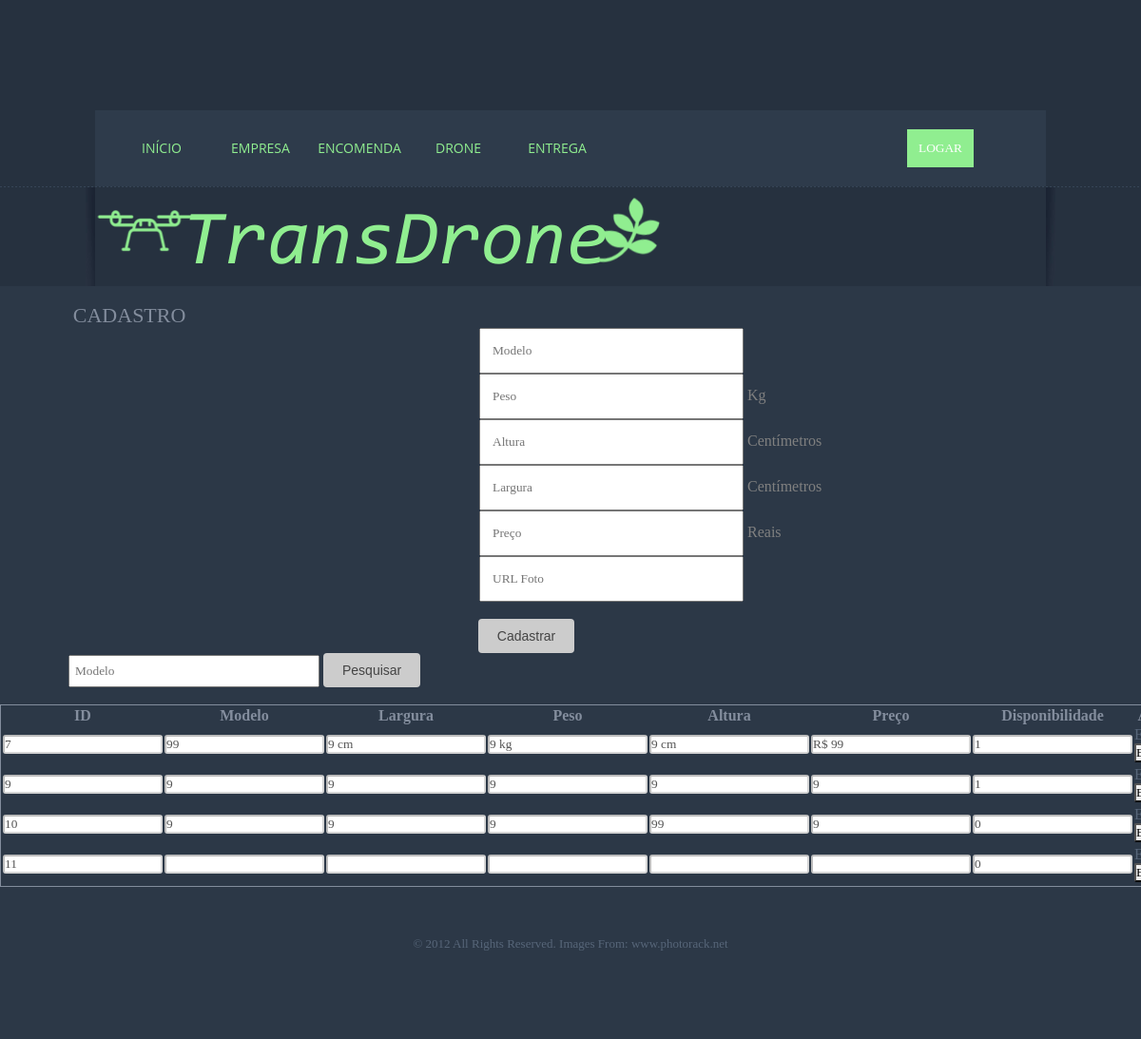
The app's page /drone/acessoadm.php with its own data.
### tables this page shows
CREATE TABLE IF NOT EXISTS `drone` (
  `idDrone` int(11) NOT NULL AUTO_INCREMENT,
  `modeloDrone` varchar(50) NOT NULL,
  `pesoDrone` varchar(10) NOT NULL,
  `alturaDrone` varchar(10) NOT NULL,
  `larguraDrone` varchar(10) NOT NULL,
  `precoDrone` varchar(10) NOT NULL,
  `disponibilidadeDrone` tinyint(1) NOT NULL,
  `fotoDrone` varchar(200) NOT NULL,
  PRIMARY KEY (`idDrone`)
);

### drone/acessoadm.php (the view, shortened to what this page needs)
<!DOCTYPE html PUBLIC "-//W3C//DTD XHTML 1.0 Transitional//EN" "http://www.w3.org/TR/xhtml1/DTD/xhtml1-transitional.dtd">
<html xmlns="http://www.w3.org/1999/xhtml">
	<head>
		<link href="../css/styles.css" rel="stylesheet" type="text/css" />
	</head>
	<body>
		<div class="menu-wrapper">
			<div class="menu">
				<ul>
					<li>
						<a href="../index.html">INÍCIO</a>
					</li>
					<li>
						<a href="../empresa/acessoadm.php">EMPRESA</a>
					</li>
					<li>
						<a href="../carga/acessoadm.php">ENCOMENDA</a>
					</li>
					<li><a href="../drone/acessoadm.php">DRONE</a></li>
					<li><a href="../destino/acessoadm.php">ENTREGA</a></li>
				</ul>
			</div>
			<div class='logar'>
				<input id='botoes' type="button" class="button" value="LOGAR" />
			</div>
		</div>
		<div class="logo-wrapper">
			<div class="leftshadow"><img src="../images/logo-wrap-left.jpg" />
			</div>
			<div class="logo">
				<img src="../images/LogoOficial.png" />
			</div>
			<div class="rightshadow"><img src="../images/logo-wrap-right.jpg" />
			</div>
		</div>
		<div class="container">
			<div class="title">
				<br>
				<h1 class="t">Cadastro</h1>
			</div>
			<form action="salva.php" method="post" enctype="multipart/form-data">
				<input class="campo2" placeholder="Modelo" onblur="validarDrone(1)" name="modeloDrone" id="modelo"/>
				<br>
				<input class="campo2" placeholder="Peso" onblur="validarDrone(2)" name= "pesoDrone" id="peso"/>
				<label><font color="gray">Kg</font></label><img src="" id="ipeso"/>
				<br>
				<input class="campo2" placeholder="Altura" onblur="validarDrone(3)" name="alturaDrone" id="altura"/>
				<label><font color="gray">Centímetros</font></label><img src="" id="ialtura"/>
				<br>
				<input class="campo2" placeholder= "Largura" onblur="validarDrone(4)" name="larguraDrone" id="largura"/>
				<label><font color="gray">Centímetros</font></label><img src="" id="ilargura"/>
				<br>
				<input class="campo2" placeholder= "Preço" onblur="validarDrone(5)" name="precoDrone" id="preco"/>
				<label><font color="gray">Reais</font></label><img src="" id="preco"/>
				<br>
				<input class="campo2" placeholder="URL Foto" name="fotoDrone"/>
				<br><br>
				<button type="submit" id='botao' class="botaolu" onmouseover="validarDrone(50)">
					Cadastrar
				</button>
			</form>
			<form method="post" action="acessoadm.php">
				<input placeholder="Modelo" name="modelo" class="campo"/>
				<button type="submit" id="botao">
					Pesquisar
				</button>
			</form>
			<br>
			<?php
			$modelo = "";
			include("../banco/conexao.php");
			$query = "SELECT * FROM drone WHERE modeloDrone LIKE '%$modelo%'";
			$stm = $db -> prepare($query);
			if ($stm -> execute()) {
				print "<table id='tabela'>
							<tr>
								<th>ID</th>
								<th>Modelo</th>
								<th>Largura</th>
								<th>Peso</th>
								<th>Altura</th>
								<th>Preço</th>
								<th>Disponibilidade</th>
								<th>Ações</th>
							</tr>";
				$x = 0;
				while ($row = $stm -> fetch()) {
					$x++;
					$idDrone = $row['idDrone'];
					$modeloDrone = $row['modeloDrone'];
					$larguraDrone = $row['larguraDrone'];
					$pesoDrone = $row['pesoDrone'];
					$alturaDrone = $row['alturaDrone'];
					$precoDrone = $row['precoDrone'];
					$disponibilidadeDrone = $row['disponibilidadeDrone'];
					print "
							<tr>
								<td><input class='line' id='id$x' value='$idDrone' disabled/></td>
								<td><input class='line' id='modelo$x' value='$modeloDrone' disabled/></td>
								<td><input class='line' id='largura$x' value='$larguraDrone' disabled/></td>
								<td><input class='line' id='peso$x' value='$pesoDrone' disabled/></td>
								<td><input class='line' id='altura$x' value='$alturaDrone' disabled/></td>
								<td><input class='line' id='preco$x' value='$precoDrone' disabled/></td>
								<td><input class='line' id='disponibilidade$x' value='$disponibilidadeDrone' disabled/></td>
								<td>
								<a href='deleta.php?idDrone=$idDrone'>Excluir</a>
								<button id='bt$x'  class='btx' type='submit' onclick='atualiza($x)'>Editar</button>
								<button id='bt2$x' class='btx' type='button' style='display: none' onclick='submete($x)'>Atualizar</button>
								<td>
							<tr/>
							</form>";
				}
				print "</table>";
			} else {
				print "Erro ao listar!";
			}
			?>
			<div class="footer-wrapper">
				<div class="footer">
					<p>
						© 2012 All Rights Reserved.<a href="http://www.alltemplates.com"> </a> Images From: <a href="http://photorack.net">www.photorack.net</a>
					</p>
				</div>
			</div>
	</body>
</html>

### css/styles.css (style rules this page uses)
* { margin:0; padding:0; font-family:"Trebuchet MS"; }
body { background:#26313f; }
p { font-family:"Trebuchet MS"; color:#576679; font-size:13px; line-height:20px; }
a { text-decoration:none; color:#576679; }
ul li { list-style:none; outline:none; }
img { border:none; }
h1 { font-family:"Trebuchet MS"; color:#838d9d; font-size:22px; font-weight:normal; text-transform:uppercase; }
.menu-wrapper { width:1000px; margin:0 auto; margin-top:116px; background:#2e3b4b; overflow:hidden; }
.menu { width:534px; float:left; margin-top:20px; margin-left:20px; margin-bottom:20px }
.menu ul li { float:left; width:100px; margin-right:4px; }
.menu ul li a { width:100px; height:40px; line-height:40px; display:block; font-family: 'Open Sans', sans-serif; font-size:14px; color:#90EE90; text-align:center; text-transform:uppercase; }
.logar .button { padding:12px;background:#90EE90;text-transform:uppercase;font-family:"Trebuchet MS"; color:#fff;border:0px solid;margin-left:300px;margin-top:20px; }
.button { padding:12px;background:#90EE90;text-transform:uppercase;font-family:"Trebuchet MS"; color:#fff;border:0px solid; }
.logo-wrapper { width:1020px; margin:0 auto; overflow:hidden; }
.leftshadow { width:10px; float:left; }
.rightshadow { width:10px; float:right; }
.logo { width:1000px; float:left; }
.container { width:100%; overflow:hidden; background:#2c3847; padding-bottom:40px; }
.footer-wrapper { width:100%; background:#2c3847; overflow:hidden; }
.footer { width:960px; margin:0 auto; margin-top:50px; }
.footer p { text-align:center; padding-bottom:50px; }

### drone/acessoadm.php (style rules this page uses)
#tabela { margin-left: auto; margin-right: auto; color: #838d9d; border: solid 1px; }
.campo { height: 20px; width: 250px; margin-left: 6%; padding: 5px; }
.campo2 { height: 20px; width: 250px; margin-left: 42%; padding: 12px; }
#botao { display: inline-block; background-color: #ccc; color: #444; padding: 10px 20px; text-decoration: none; box-sizing: border-box; font-family: Helvetica, Arial, sans-serif; font-size: 14px; border: 0px; border-radius: 4px; }
.t { margin-left: 6.4%; }
.line { background-color: white; border-radius: 3px; }
.btx { border-radius: 2px; }
.botaolu { margin-left: 41.9%; }

### records on screen
drone: idDrone "7", modeloDrone "99", larguraDrone "9 cm", pesoDrone "9 kg", alturaDrone "9 cm", precoDrone "R$ 99", disponibilidadeDrone "1"
drone: idDrone "9", modeloDrone "9", larguraDrone "9", pesoDrone "9", alturaDrone "9", precoDrone "9", disponibilidadeDrone "1"
drone: idDrone "10", modeloDrone "9", larguraDrone "9", pesoDrone "9", alturaDrone "99", precoDrone "9", disponibilidadeDrone "0"
drone: idDrone "11", disponibilidadeDrone "0"
